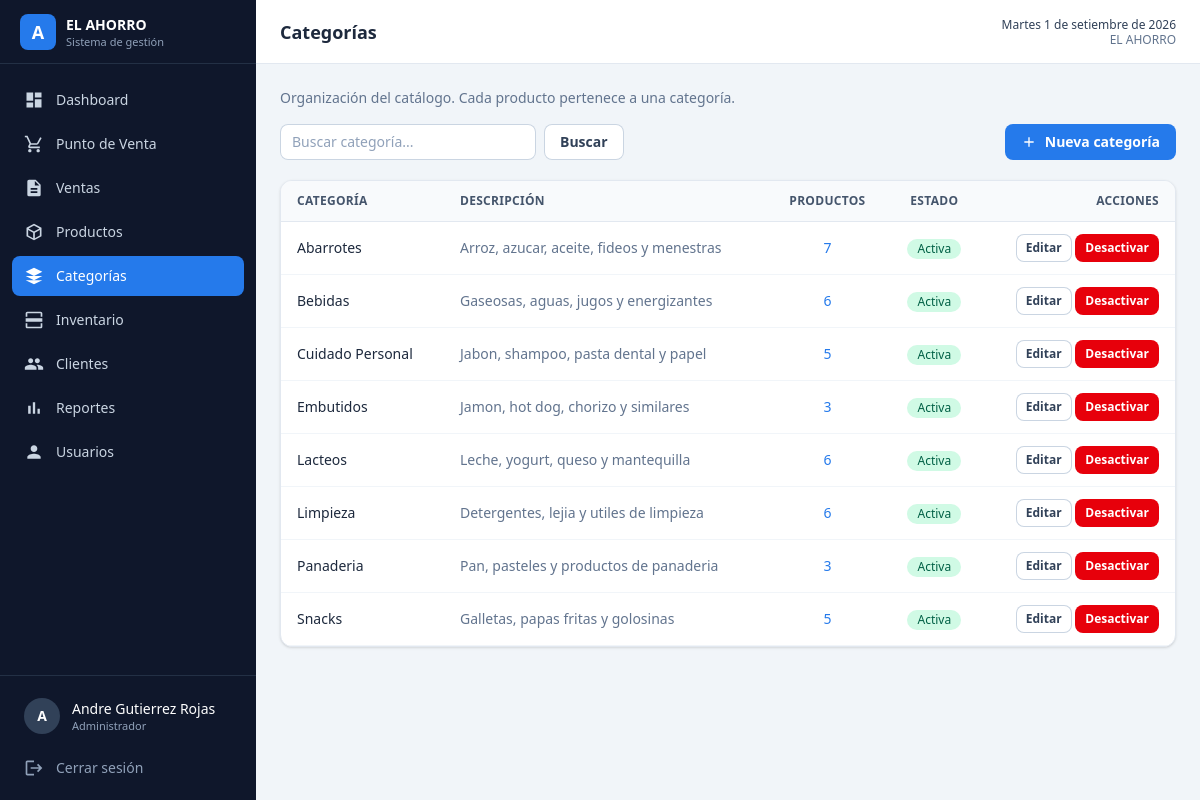
Screenshot of /pages/categorias.php (signed in) with the database file from the repository.
### tables this page shows
CREATE TABLE categorias (
    id_categoria INT AUTO_INCREMENT PRIMARY KEY,
    nombre       VARCHAR(80)   NOT NULL,
    descripcion  VARCHAR(255)  NULL,
    estado       TINYINT(1)    NOT NULL DEFAULT 1,
    created_at   TIMESTAMP     NOT NULL DEFAULT CURRENT_TIMESTAMP,
    CONSTRAINT uq_categorias_nombre UNIQUE (nombre)
);

### config.php (called while the page is built, shortened)
<?php
function e($valor)
{
    return htmlspecialchars((string) $valor, ENT_QUOTES, 'UTF-8');
}

### database/Conexion.php (called while the page is built)
<?php
class Conexion
{
    private static $instancia = null;
    public static function conectar()
    {
        if (self::$instancia !== null) {
            return self::$instancia;
        }
        try {
            $host = $_ENV['DB_HOST'] ?? (getenv('DB_HOST') ?: 'localhost');
            $db   = $_ENV['DB_NAME'] ?? (getenv('DB_NAME') ?: 'minimarket');
            $user = $_ENV['DB_USER'] ?? (getenv('DB_USER') ?: 'root');
            $pass = $_ENV['DB_PASS'] ?? (getenv('DB_PASS') ?: '');
            $conexion = new PDO(
                'mysql:host=' . $host . ';dbname=' . $db . ';charset=utf8mb4',
                $user,
                $pass,
                [
                    PDO::ATTR_ERRMODE            => PDO::ERRMODE_EXCEPTION,
                    PDO::ATTR_DEFAULT_FETCH_MODE => PDO::FETCH_ASSOC,
                    PDO::ATTR_EMULATE_PREPARES   => false,
                ]
            );
            self::$instancia = $conexion;
            return $conexion;
        } catch (PDOException $e) {
            die('Error de conexión a la base de datos: ' . $e->getMessage());
        }
    }
}

### controllers/CategoriaController.php (called while the page is built, shortened)
<?php
require_once __DIR__ . '/../models/Categoria.php';
class CategoriaController
{
    private $modelo;
    public function __construct()
    {
        $this->modelo = new Categoria();
    }
    public function listar($busqueda = '')
    {
        return $this->modelo->listar($busqueda);
    }
}

### models/Categoria.php (called while the page is built, shortened)
<?php
require_once __DIR__ . '/../database/Conexion.php';
class Categoria
{
    private $conexion;
    public function __construct()
    {
        $this->conexion = Conexion::conectar();
    }
    public function listar($busqueda = '', $soloActivas = false)
    {
        $sql = "
            SELECT
                c.id_categoria,
                c.nombre,
                c.descripcion,
                c.estado,
                COUNT(p.id_producto) AS total_productos
            FROM categorias c
            LEFT JOIN productos p
                ON p.id_categoria = c.id_categoria AND p.estado = 1
            WHERE 1 = 1
        ";
        $parametros = [];
        $sql .= " GROUP BY c.id_categoria, c.nombre, c.descripcion, c.estado
                  ORDER BY c.nombre ASC";
        $stmt = $this->conexion->prepare($sql);
        $stmt->execute($parametros);
        return $stmt->fetchAll();
    }
}

### pages/categorias.php (the view, shortened to what this page needs)
<?php
require_once __DIR__ . '/../config.php';
require_once __DIR__ . '/../controllers/CategoriaController.php';
$controlador = new CategoriaController();
$busqueda   = trim($_GET['q'] ?? '');
$categorias = $controlador->listar($busqueda);
require __DIR__ . '/../components/layout_inicio.php';
?>
<p class="mb-4 text-sm text-slate-500">Organización del catálogo. Cada producto pertenece a una categoría.</p>
<div class="mb-5 flex flex-wrap items-center justify-between gap-3">
    <form method="GET" action="<?= BASE_URL ?>categorias" class="flex flex-wrap gap-2">
        <input type="search" name="q" value="<?= e($busqueda) ?>"
            class="campo w-full sm:w-64" placeholder="Buscar categoría...">
        <button type="submit" class="btn-secundario">Buscar</button>
    </form>
    <button type="button" class="btn-primario" onclick="abrirModal()">
        <svg class="h-4 w-4" viewBox="0 0 24 24" fill="currentColor">
            <path d="M19 13h-6v6h-2v-6H5v-2h6V5h2v6h6v2z" />
        </svg>
        Nueva categoría
    </button>
</div>
<div class="tarjeta overflow-hidden">
    <div class="hidden overflow-x-auto sm:block">
        <table class="tabla">
            <thead>
                <tr>
                    <th>Categoría</th>
                    <th>Descripción</th>
                    <th class="text-center">Productos</th>
                    <th class="text-center">Estado</th>
                    <th class="text-right">Acciones</th>
                </tr>
            </thead>
            <tbody>
                <?php foreach ($categorias as $categoria): ?>
                    <tr>
                        <td class="font-medium text-slate-800"><?= e($categoria['nombre']) ?></td>
                        <td class="text-slate-500"><?= e($categoria['descripcion'] ?: '—') ?></td>
                        <td class="text-center">
                            <?php if ((int) $categoria['total_productos'] > 0): ?>
                                <a href="<?= BASE_URL ?>productos?categoria=<?= (int) $categoria['id_categoria'] ?>"
                                    class="font-medium text-marca-600 hover:text-marca-700">
                                    <?= (int) $categoria['total_productos'] ?>
                                </a>
                            <?php else: ?>
                                <span class="text-slate-400">0</span>
                            <?php endif; ?>
                        </td>
                        <td class="text-center">
                            <?php if ((int) $categoria['estado'] === 1): ?>
                                <span class="badge-verde">Activa</span>
                            <?php else: ?>
                                <span class="badge-gris">Inactiva</span>
                            <?php endif; ?>
                        </td>
                        <td class="text-right whitespace-nowrap">
                            <button type="button" class="btn-secundario btn-sm"
                                onclick='editar(<?= json_encode($categoria, JSON_HEX_APOS | JSON_HEX_QUOT) ?>)'>
                                Editar
                            </button>
                            <form method="POST" action="<?= BASE_URL ?>categorias" class="inline">
                                <button type="submit"
                                    class="<?= (int) $categoria['estado'] === 1 ? 'btn-peligro' : 'btn-exito' ?> btn-sm">
                                    <?= (int) $categoria['estado'] === 1 ? 'Desactivar' : 'Activar' ?>
                                </button>
                            </form>
                        </td>
                    </tr>
                <?php endforeach; ?>
            </tbody>
        </table>
    </div>
</div>
<?php require __DIR__ . '/../components/layout_fin.php'; ?>

### rows the page displays
categorias: nombre "Abarrotes", descripcion "Arroz, azucar, aceite, fideos y menestras", total_productos "7", estado "Activa"
categorias: nombre "Bebidas", descripcion "Gaseosas, aguas, jugos y energizantes", total_productos "6", estado "Activa"
categorias: nombre "Cuidado Personal", descripcion "Jabon, shampoo, pasta dental y papel", total_productos "5", estado "Activa"
categorias: nombre "Embutidos", descripcion "Jamon, hot dog, chorizo y similares", total_productos "3", estado "Activa"
categorias: nombre "Lacteos", descripcion "Leche, yogurt, queso y mantequilla", total_productos "6", estado "Activa"
categorias: nombre "Limpieza", descripcion "Detergentes, lejia y utiles de limpieza", total_productos "6", estado "Activa"
categorias: nombre "Panaderia", descripcion "Pan, pasteles y productos de panaderia", total_productos "3", estado "Activa"
categorias: nombre "Snacks", descripcion "Galletas, papas fritas y golosinas", total_productos "5", estado "Activa"

### other values shown
$__nombreComercial "EL AHORRO"
$item['texto'] "Dashboard"
$item['texto'] "Punto de Venta"
$item['texto'] "Ventas"
$item['texto'] "Productos"
$item['texto'] "Categorías"
$item['texto'] "Inventario"
$item['texto'] "Clientes"
$item['texto'] "Reportes"
$item['texto'] "Usuarios"
mb_strtoupper(mb_substr(Auth::nombre(), 0, 1)) "A"
Auth::nombre() "Andre Gutierrez Rojas"
$__rolActual "Administrador"
$titulo "Categorías"
strftime_es() "Martes 1 de setiembre de 2026"
